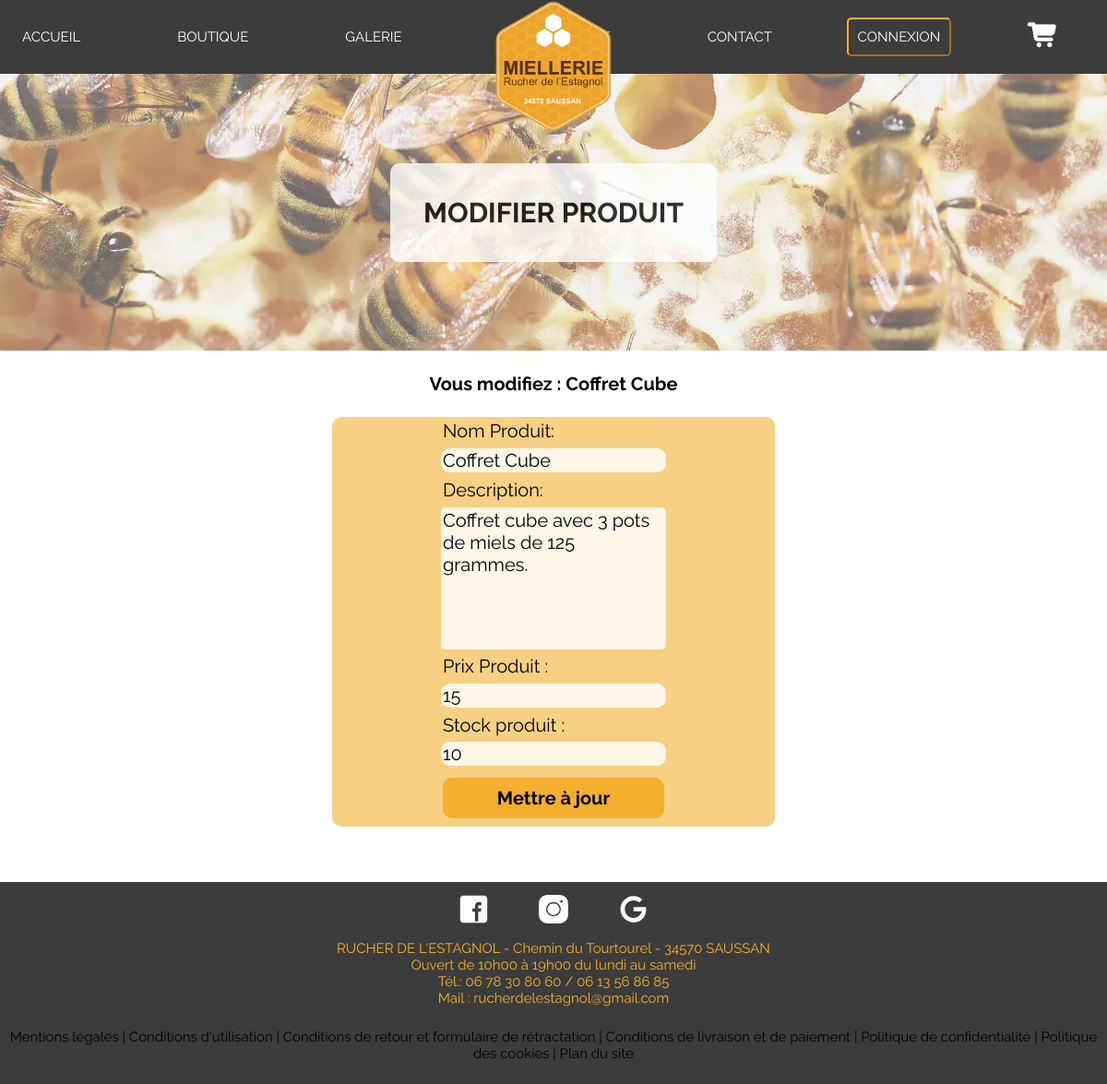
The page /pages/pageModifierProduits.php?id=5 on the database its author committed.
### tables this page shows
CREATE TABLE IF NOT EXISTS `produits` (
  `id_produit` int(11) NOT NULL AUTO_INCREMENT,
  `nom_produit` varchar(50) NOT NULL,
  `description_produit` text NOT NULL,
  `prix_produit` float NOT NULL,
  `stock_produit` int(11) DEFAULT NULL,
  `image_produit` varchar(200) NOT NULL,
  `id_categorie` int(11) NOT NULL,
  PRIMARY KEY (`id_produit`),
  KEY `fk_appartenir_categories` (`id_categorie`)
);

### PHP/phpGestionModifierProduits.php (called while the page is built, shortened)
<?php
require('../PHP/connect.php');
$req = $bdd->prepare("SELECT * FROM produits WHERE id_produit=:id_produit;");
$req->bindParam(":id_produit", $_GET['id']);
$req->execute();
$produit = $req->fetch(PDO::FETCH_ASSOC);
?>

### pages/pageModifierProduits.php (the view, shortened to what this page needs)
<?php
require('../PHP/phpGestionModifierProduits.php');
require('../elements/doctype.php')
?>
<header>
  <?php
  require('../elements/navBarre.php')
  ?>
  <section class="slide">
    <div class="titres">
      <div class="contact">Modifier Produit</div>
    </div>
  </section>
</header>
<section>
  <legend class="modifierTitre">Vous modifiez : <?= $produit['nom_produit'] ?></legend>
  <form enctype="multipart/form-data" action="../PHP/phpGestionModifierProduits.php?id=<?= $produit['id_produit'] ?>" class="form_modifier" method="POST">
    <label class="marginModifier">Nom Produit:</label>
    <input type="text" name="nom_produit" value="<?= $produit['nom_produit'] ?>" class="marginModifier">
    <label class="marginModifier">Description:</label>
    <textarea name="description_produit" class="marginModifier"><?= $produit['description_produit'] ?></textarea>
    <label class="marginModifier">Prix Produit :</label>
    <input type="text" name="prix_produit" value="<?= $produit['prix_produit'] ?>" class="marginModifier">
    <label class="marginModifier">Stock produit :</label>
    <input type="number" name="stock_produit" value="<?= $produit['stock_produit'] ?>" class="marginModifier">
    <input type="submit" value="Mettre à jour" class="boutonModifier">
  </form>
</section>
<?php
require('../elements/footer.php');
?>
</body>
</html>

### style.css (style rules this page uses)
* { margin: 0px; --navColor:rgb(60,60,60); --white:rgb(255,255,255); --jaunepale: rgb(253,247,233); --jaune:rgb(244,175,46); --jauneClair:rgba(244, 175, 46, 0.59); font-family: 'Raleway', sans-serif; }
body { position: relative; }
.slide { background-image: url("images/header.webp"); height: 300px; display: flex; justify-content: center; }
.titres { align-self: center; background-color:white; opacity: 0.8; z-index: 2; border-radius: 10px; }
.titres { text-transform: uppercase; font-weight: bold; font-size: 30px ; padding: 3%; text-align: center; }
textarea { resize : none; border: none; border-radius: 5px; background-color: var(--jaunepale); margin-top: 2%; height: 150px; }
.modifierTitre { text-align: center; font-weight: bold; font-size: 20px; margin: 2%; }
.form_modifier { display: flex; flex-direction: column; align-items: center; background-color: var(--jauneClair); border-radius: 10px; margin: 0% 30% 5% 30%; font-size: 20px; }
.form_modifier > input { border: none; background-color: var(--jaunepale); border-radius: 10px; }
.marginModifier { margin: 0.7% 0%; width: 50%; font-size: 20px; }
.boutonModifier { margin: 2% 0%; padding: 2%; width: 50%; font-size: 20px; font-weight: bold; background-color: var(--jaune)!important; }

### rows shown on the page
produits: nom_produit "Coffret Cube", description_produit "Coffret cube avec 3 pots de miels de 125 grammes.", prix_produit "15", stock_produit "10"
